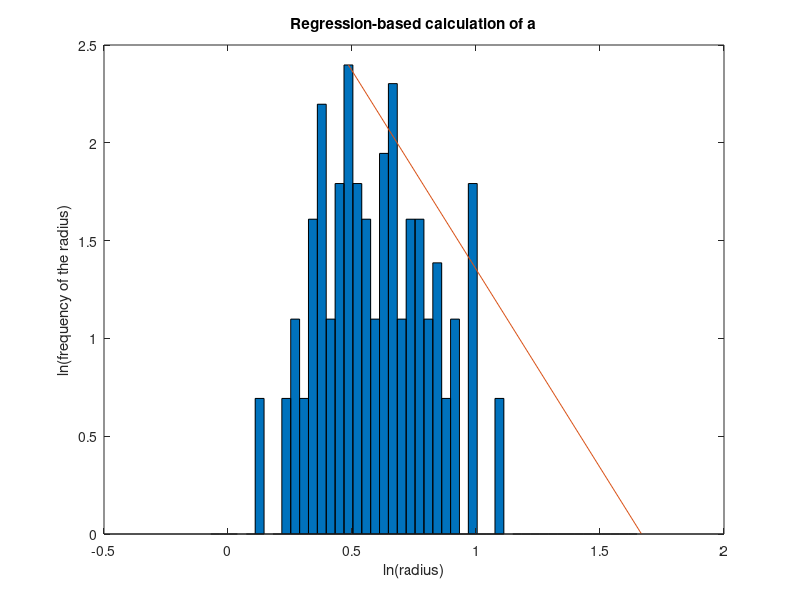

Here is the MATLAB script that generated this plot:
% method3 is a matlab script to plot the log of the relative frequencies of the
% log of radii of vessels from a data set, then calculate the scaling
% exponent, a, by finding the slope of between the highest frequency radius
% and the lowest frequency radius
%HISTORY	
%	Jocie Shen, 6/23/16, first written
%============================================================
clear all; close all; clc;
A = importdata('ttt.txt');
A = A.data;

arr = [];

for i = 1:114
    if(A(i,6) > 0)
        name = A(i,1);
        vol  = A(i,2);
        len  = A(i,3);
        r1   = A(i,4);
        r2   = A(i,5);
        par  = A(i,6);
        num_child  = A(i,7);
        c1   = A(i,8);
        c2   = A(i,9);
        lk = A(i,4);
        %rk = A(idx_par,5);
        arr = [arr lk];
    end
end
%numIntervals = 10;
%intervalWidth = (max(arr)-min(arr))/numIntervals;
%x = min(arr):intervalWidth:max(arr);
%ncount = histc(arr,x);
%relativefreq = ncount/length(arr);
%bar(x-intervalWidth/2, relativefreq, 1)
%xlim([min(x) max(x)]);
%set(gca, 'xtick',x);

bins = logspace(log10(min(arr)), log10(max(arr)));
frequency = [];
for i = 1:length(bins)
    count = 0;
    for a = arr
        if i ==50
            count = 1;
        else if a >= bins(i) && a < bins(i+1)
                count = count + 1;
            end
        end
    end
    frequency = [frequency count];
end
frequency = log(frequency);
bins = log(bins);
y2 = min(find(frequency == max(frequency)));
bar(bins, frequency, 1);
title('Regression-based calculation of a');
xlabel('ln(radius)') % x-axis label
ylabel('ln(frequency of the radius)') % y-axis label
x = [bins(y2) bins(50)];
y = [max(frequency) frequency(50)];
hold on;
plot(x,y);
-1/((max(frequency)-frequency(50))/(bins(y2)-bins(50)))
